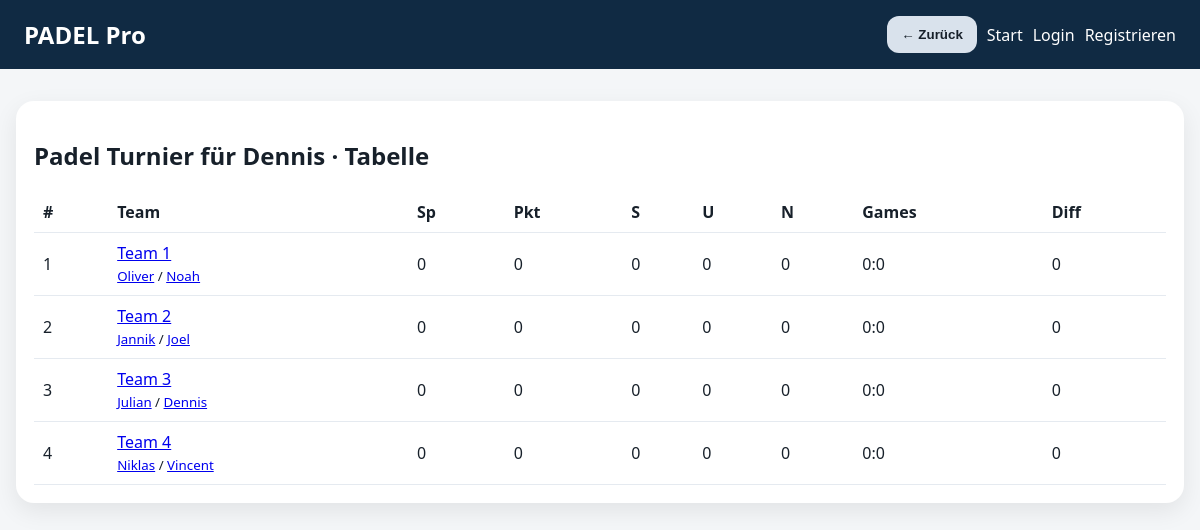
Screenshot of /leaderboard/pfntb-2CJ2A with the database file from the repository.
### app.py (models this page shows)
class Tournament(db.Model):
    id = db.Column(db.Integer, primary_key=True)
    public_id = db.Column(db.String(16), unique=True, nullable=False, default=lambda: secrets.token_urlsafe(8))
    name = db.Column(db.String(120), nullable=False)
    status = db.Column(db.String(20), nullable=False, default="created")
    owner_id = db.Column(db.Integer, db.ForeignKey("user.id"), nullable=False)
    courts_count = db.Column(db.Integer, nullable=False, default=2)
    double_round = db.Column(db.Boolean, nullable=False, default=False)
    round_minutes = db.Column(db.Integer, nullable=False, default=20)
    warning_seconds = db.Column(db.Integer, nullable=False, default=120)
    scoring_mode = db.Column(db.String(30), nullable=False, default="golden_point")
    active_round = db.Column(db.Integer, nullable=False, default=1)
    round_started_at = db.Column(db.DateTime(timezone=True), nullable=True)
    round_ends_at = db.Column(db.DateTime(timezone=True), nullable=True)
    timer_running = db.Column(db.Boolean, nullable=False, default=False)
    warning_announced = db.Column(db.Boolean, nullable=False, default=False)
    paused_remaining_seconds = db.Column(db.Integer, nullable=True)
    dark_mode = db.Column(db.Boolean, nullable=False, default=False)

class Team(db.Model):
    id = db.Column(db.Integer, primary_key=True)
    tournament_id = db.Column(db.Integer, db.ForeignKey("tournament.id"), nullable=False)
    name = db.Column(db.String(80), nullable=False)
    player1_id = db.Column(db.Integer, db.ForeignKey("player.id"), nullable=True)
    player2_id = db.Column(db.Integer, db.ForeignKey("player.id"), nullable=True)

class Player(db.Model):
    id = db.Column(db.Integer, primary_key=True)
    tournament_id = db.Column(db.Integer, db.ForeignKey("tournament.id"), nullable=False)
    name = db.Column(db.String(80), nullable=False)

### app.py (the view)
@app.route("/leaderboard/<public_id>")
def leaderboard(public_id):
    t = get_tournament_or_404(public_id)
    return render_template("leaderboard.html", t=t, table=calculate_table(t.id))

### app.py (called while the page is built)
def get_tournament_or_404(public_id):
    t = Tournament.query.filter_by(public_id=public_id).first()
    if not t:
        abort(404)
    return t

def get_teams(tid):
    return Team.query.filter_by(tournament_id=tid).order_by(Team.id).all()

def get_matches(tid, phase=None):
    q = Match.query.filter_by(tournament_id=tid)
    if phase:
        q = q.filter_by(phase=phase)
    return q.order_by(Match.round_no, Match.court_id, Match.id).all()

def team_players(team: Team):
    names = []
    for pid in [team.player1_id, team.player2_id]:
        p = db.session.get(Player, pid) if pid else None
        if p:
            names.append(p.name)
    return names

### templates/leaderboard.html
{% extends 'base.html' %}{% block content %}<section class="card"><h1>{{ t.name }} · Tabelle</h1><table><thead><tr><th>#</th><th>Team</th><th>Sp</th><th>Pkt</th><th>S</th><th>U</th><th>N</th><th>Games</th><th>Diff</th></tr></thead><tbody>{% for r in table %}<tr><td>{{ loop.index }}</td><td><a href="{{ url_for('player_stats', team_id=r.id) }}">{{ r.name }}</a><br><small>{% for pl in r.player_links %}<a href="{{ url_for('individual_player_stats', player_id=pl.id) }}">{{ pl.name }}</a>{% if not loop.last %} / {% endif %}{% endfor %}</small></td><td>{{ r.played }}</td><td>{{ r.points }}</td><td>{{ r.wins }}</td><td>{{ r.draws }}</td><td>{{ r.losses }}</td><td>{{ r.for }}:{{ r.against }}</td><td>{{ r.diff }}</td></tr>{% endfor %}</tbody></table></section>{% endblock %}

### static/style.css (style rules this page uses)
* { box-sizing:border-box }
body { margin:0;font-family:system-ui,-apple-system,Segoe UI,Arial,sans-serif;background:#f4f6f8;color:#17202a }
.card,.court-card { background:white;margin:16px 0;padding:18px;border-radius:18px;box-shadow:0 8px 24px rgba(0,0,0,.08) }
table { width:100%;border-collapse:collapse }
th,td { padding:9px;border-bottom:1px solid #e5eaf0;text-align:left }

### rows the page displays
Tournament: name "Padel Turnier für Dennis"
Team: name "Team 1", played "0", points "0", wins "0", draws "0", losses "0", for "0", against "0", diff "0"
Player: name "Oliver"
Player: name "Noah"
Team: name "Team 2", played "0", points "0", wins "0", draws "0", losses "0", for "0", against "0", diff "0"
Player: name "Jannik"
Player: name "Joel"
Team: name "Team 3", played "0", points "0", wins "0", draws "0", losses "0", for "0", against "0", diff "0"
Player: name "Julian"
Player: name "Dennis"
Team: name "Team 4", played "0", points "0", wins "0", draws "0", losses "0", for "0", against "0", diff "0"
Player: name "Niklas"
Player: name "Vincent"
